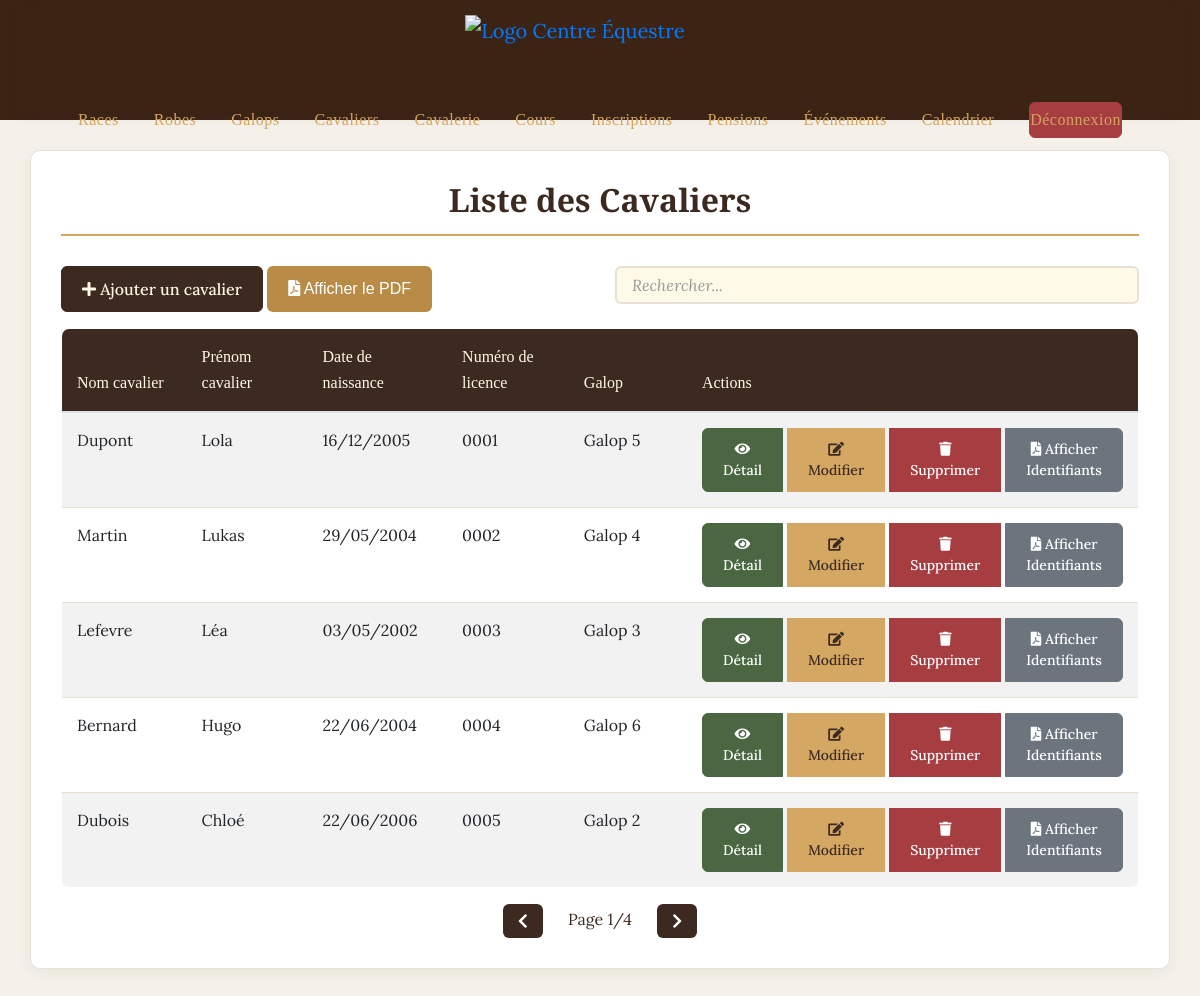
/vue/vue.cavaliers.php (signed in), run on the app's committed database.
### tables this page shows
CREATE TABLE `cavaliers` (
  `idcava` int(11) NOT NULL,
  `nomcava` varchar(50) NOT NULL,
  `prenomcava` varchar(50) NOT NULL,
  `datenacava` varchar(50) NOT NULL,
  `numlic` varchar(50) NOT NULL,
  `nomresp` varchar(50) NOT NULL,
  `prenomresp` varchar(50) NOT NULL,
  `rueresp` varchar(50) NOT NULL,
  `vilresp` varchar(50) NOT NULL,
  `cpresp` varchar(50) NOT NULL,
  `telresp` varchar(50) NOT NULL,
  `emailresp` varchar(50) NOT NULL,
  `password` varchar(50) NOT NULL,
  `assurance` varchar(50) NOT NULL,
  `idgalop` int(11) NOT NULL,
  `supprime` tinyint(1) DEFAULT 0
);

CREATE TABLE `galop` (
  `idgalop` int(11) NOT NULL,
  `libgalop` varchar(50) NOT NULL,
  `supprime` tinyint(1) DEFAULT 0
);

### class/class.cavaliers.php (called while the page is built, shortened)
<?php
class Cavaliers {
    public function CavaliersAll(){
        $con = connexionPDO();
        $sql = "SELECT * FROM cavaliers;";
        $executesql = $con->prepare($sql);
        $executesql->execute();
        $resultat = $executesql->fetchAll();
        return $resultat;
    }
    public function CavaliersGalop($id) {
        $con = connexionPDO();
        $sql = "SELECT libgalop
                FROM galop
                WHERE idgalop = :idgalop";
        $data = [':idgalop' => $id];
        $executesql = $con->prepare($sql);
        $executesql->execute($data);
        $ligne = $executesql->fetch();
        return $ligne['libgalop'];
    }
}
?>

### vue/vue.cavaliers.php (the view, shortened to what this page needs)
<?php
include_once '../class/class.cavaliers.php';
include_once '../include/haut.inc.php';
$cavalier = new Cavaliers();
$cavaliersList = $cavalier->CavaliersALL();
?>
<!DOCTYPE html>
<html>
    <head>
        <link rel="stylesheet" href="https://stackpath.bootstrapcdn.com/bootstrap/4.5.2/css/bootstrap.min.css">
        <link rel="stylesheet" href="../css/style_crud.css">
        <link rel="stylesheet" href="https://cdnjs.cloudflare.com/ajax/libs/font-awesome/5.15.4/css/all.min.css">
    </head>
    <body>
        <div class="container mt-4">
            <h2>Liste des Cavaliers</h2>
            <div class="row mb-3">
                <div class="col-md-6">
                    <button type="button" class="btn btn-primary" data-toggle="modal" data-target="#ajoutModal">
                        <i class="fas fa-plus"></i>
                        <span>Ajouter un cavalier</span>
                    </button>
                    <a href="../classpdf/classpdfcavaliers.php" class="btn" style="background-color: #B88C47; color: white; text-decoration: none; border-radius: 6px; padding: 10px 20px; font-size: 16px; font-family: Arial, sans-serif;" target="_blank">
                        <i class="fas fa-file-pdf"></i>
                        <span>Afficher le PDF</span>
                    </a>
                </div>
                <div class="col-md-6">
                    <input type="text" id="searchInput" class="form-control" placeholder="Rechercher...">
                </div>
            </div>
            <table class="table table-striped" id="cavalierTable">
                <thead>
                    <tr>
                        <th>Nom cavalier</th>
                        <th>Prénom cavalier</th>
                        <th>Date de naissance</th>
                        <th>Numéro de licence</th>
                        <th>Galop</th>
                        <th>Actions</th>
                    </tr>
                </thead>
                <tbody>
                    <?php foreach($cavaliersList as $c):
                        if ($c['supprime'] != '1'): ?>
                        <tr>
                            <td><?php echo $c['nomcava']; ?></td>
                            <td><?php echo $c['prenomcava']; ?></td>
                            <td><?php echo date('d/m/Y', strtotime($c['datenacava'])); ?></td>
                            <td><?php echo $c['numlic']; ?></td>
                            <td><?php echo $cavalier->CavaliersGalop($c['idgalop']); ?></td>
                            <td>
                                <div class="btn-group" role="group">
                                    <button class="btn btn-sm btn-info" data-toggle="modal" data-target="#detailModal<?php echo $c['idcava']; ?>">
                                        <i class="fas fa-eye"></i>
                                        <span>Détail</span>
                                    </button>
                                    <button class="btn btn-sm btn-warning" data-toggle="modal" data-target="#modifModal<?php echo $c['idcava']; ?>">
                                        <i class="fas fa-edit"></i>
                                        <span>Modifier</span>
                                    </button>
                                    <button class="btn btn-sm btn-danger" data-toggle="modal" data-target="#suppModal<?php echo $c['idcava']; ?>">
                                        <i class="fas fa-trash"></i>
                                        <span>Supprimer</span>
                                    </button>
                                    <a href="../classpdf/classpdfidentifiants.php?idcava=<?php echo $c['idcava']; ?>" class="btn btn-sm btn-secondary" target="_blank">
                                        <i class="fas fa-file-pdf"></i>
                                        <span>Afficher Identifiants</span>
                                    </a>
                                </div>
                            </td>
                        </tr>
                    <?php endif; endforeach; ?>
                </tbody>
            </table>
        </div>
    </body>
</html>

### css/style_crud.css (style rules this page uses)
:root { --brown-dark: #3C2A21; --brown-light: #8B7355; --green: #4A6741; --beige: #F5F1E8; --cream: #FFF9E8; --gold: #D4A762; --error: #A63D40; --success: #4A6741; }
body { background-color: var(--beige); font-family: 'Lora', serif; color: var(--brown-dark); line-height: 1.6; }
.container { background: white; border: 1px solid #E8E0D5; border-radius: 10px; padding: 30px; box-shadow: 0 4px 15px rgba(0, 0, 0, 0.05); margin: 30px auto; }
h2 { color: var(--brown-dark); font-family: 'Playfair Display', serif; font-size: 2rem; font-weight: 600; margin-bottom: 30px; text-align: center; border-bottom: 2px solid var(--gold); padding-bottom: 15px; }
.table { border: 1px solid #E8E0D5; border-radius: 8px; overflow: hidden; }
.table thead { background-color: var(--brown-dark); color: var(--cream); }
.table th { font-family: 'Playfair Display', serif; padding: 15px; font-weight: 500; }
.table td { padding: 12px 15px; border-bottom: 1px solid #E8E0D5; }
.btn { padding: 10px 20px; border-radius: 6px; font-family: 'Lora', serif; font-weight: 500; transition: all 0.3s ease; }
.btn-primary { background-color: var(--brown-dark); border: 1px solid var(--brown-dark); color: var(--cream); }
.btn-warning { background-color: var(--gold); border: 1px solid var(--gold); color: var(--brown-dark); }
.btn-danger { background-color: var(--error); border: 1px solid var(--error); color: white; }
.form-control { border: 2px solid #E8E0D5; border-radius: 6px; padding: 10px 15px; background-color: var(--cream); }
#searchInput { border: 2px solid #E8E0D5; border-radius: 6px; padding: 10px 15px; background-color: var(--cream); transition: all 0.3s ease; }
#searchInput::placeholder { color: #999; font-style: italic; }
.btn-info { background-color: var(--green); border-color: var(--green); color: white; }
.table td .btn { margin-right: 5px; }
.table td .btn:last-child { margin-right: 0; }

### vue/vue.cavaliers.php (style rules this page uses)
#cavalierTable th, #cavalierTable td { padding: 15px; width: 150px; }

### data on the page
cavaliers: nomcava "Dupont", prenomcava "Lola", datenacava "16/12/2005", numlic "0001", idgalop.libgalop "Galop 5"
cavaliers: nomcava "Martin", prenomcava "Lukas", datenacava "29/05/2004", numlic "0002", idgalop.libgalop "Galop 4"
cavaliers: nomcava "Lefevre", prenomcava "Léa", datenacava "03/05/2002", numlic "0003", idgalop.libgalop "Galop 3"
cavaliers: nomcava "Bernard", prenomcava "Hugo", datenacava "22/06/2004", numlic "0004", idgalop.libgalop "Galop 6"
cavaliers: nomcava "Dubois", prenomcava "Chloé", datenacava "22/06/2006", numlic "0005", idgalop.libgalop "Galop 2"
